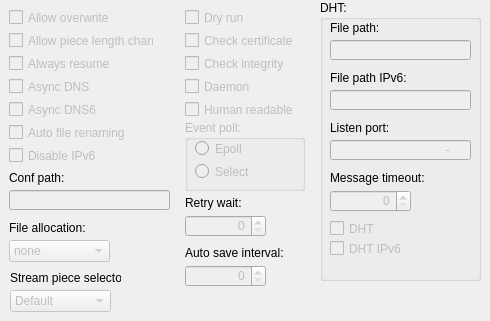
     <widget class="QWidget" name="tab_6">
      <attribute name="title">
       <string>Advanced</string>
      </attribute>
      <widget class="QCheckBox" name="checkBox_AllowOverwrite">
       <property name="enabled">
        <bool>false</bool>
       </property>
       <property name="geometry">
        <rect>
         <x>9</x>
         <y>9</y>
         <width>145</width>
         <height>17</height>
        </rect>
       </property>
       <property name="text">
        <string>Allow overwrite</string>
       </property>
      </widget>
      <widget class="QCheckBox" name="checkBox_AllowPieceLengthChange">
       <property name="enabled">
        <bool>false</bool>
       </property>
       <property name="geometry">
        <rect>
         <x>9</x>
         <y>32</y>
         <width>145</width>
         <height>17</height>
        </rect>
       </property>
       <property name="text">
        <string>Allow piece length change</string>
       </property>
      </widget>
      <widget class="QCheckBox" name="checkBox_AlwayResume">
       <property name="enabled">
        <bool>false</bool>
       </property>
       <property name="geometry">
        <rect>
         <x>9</x>
         <y>55</y>
         <width>145</width>
         <height>17</height>
        </rect>
       </property>
       <property name="text">
        <string>Always resume</string>
       </property>
      </widget>
      <widget class="QCheckBox" name="checkBox_AsyncDns">
       <property name="enabled">
        <bool>false</bool>
       </property>
       <property name="geometry">
        <rect>
         <x>9</x>
         <y>78</y>
         <width>145</width>
         <height>17</height>
        </rect>
       </property>
       <property name="text">
        <string>Async DNS</string>
       </property>
      </widget>
      <widget class="QCheckBox" name="checkBox_AutoFileRenaming">
       <property name="enabled">
        <bool>false</bool>
       </property>
       <property name="geometry">
        <rect>
         <x>9</x>
         <y>124</y>
         <width>145</width>
         <height>17</height>
        </rect>
       </property>
       <property name="text">
        <string>Auto file renaming</string>
       </property>
      </widget>
      <widget class="QLabel" name="label_26">
       <property name="geometry">
        <rect>
         <x>185</x>
         <y>245</y>
         <width>121</width>
         <height>16</height>
        </rect>
       </property>
       <property name="text">
        <string>Auto save interval:</string>
       </property>
       <property name="buddy">
        <cstring>spinBox_AutoSaveInterval</cstring>
       </property>
      </widget>
      <widget class="QSpinBox" name="spinBox_AutoSaveInterval">
       <property name="enabled">
        <bool>false</bool>
       </property>
       <property name="geometry">
        <rect>
         <x>185</x>
         <y>265</y>
         <width>81</width>
         <height>22</height>
        </rect>
       </property>
       <property name="alignment">
        <set>Qt::AlignRight|Qt::AlignTrailing|Qt::AlignVCenter</set>
       </property>
       <property name="specialValueText">
        <string/>
       </property>
      </widget>
      <widget class="QCheckBox" name="checkBox_DisableIPV6">
       <property name="enabled">
        <bool>false</bool>
       </property>
       <property name="geometry">
        <rect>
         <x>9</x>
         <y>147</y>
         <width>145</width>
         <height>17</height>
        </rect>
       </property>
       <property name="text">
        <string>Disable IPv6</string>
       </property>
      </widget>
      <widget class="QCheckBox" name="checkBox_DryRun">
       <property name="enabled">
        <bool>false</bool>
       </property>
       <property name="geometry">
        <rect>
         <x>185</x>
         <y>9</y>
         <width>111</width>
         <height>17</height>
        </rect>
       </property>
       <property name="text">
        <string>Dry run</string>
       </property>
      </widget>
      <widget class="QCheckBox" name="checkBox_CheckCertificate">
       <property name="enabled">
        <bool>false</bool>
       </property>
       <property name="geometry">
        <rect>
         <x>185</x>
         <y>32</y>
         <width>111</width>
         <height>17</height>
        </rect>
       </property>
       <property name="text">
        <string>Check certificate</string>
       </property>
      </widget>
      <widget class="QCheckBox" name="checkBox_CheckIntegrity">
       <property name="enabled">
        <bool>false</bool>
       </property>
       <property name="geometry">
        <rect>
         <x>185</x>
         <y>55</y>
         <width>111</width>
         <height>17</height>
        </rect>
       </property>
       <property name="text">
        <string>Check integrity</string>
       </property>
      </widget>
      <widget class="QLabel" name="label_29">
       <property name="geometry">
        <rect>
         <x>9</x>
         <y>170</y>
         <width>131</width>
         <height>16</height>
        </rect>
       </property>
       <property name="text">
        <string>Conf path:</string>
       </property>
       <property name="buddy">
        <cstring>lineEdit_ConfPath</cstring>
       </property>
      </widget>
      <widget class="QLineEdit" name="lineEdit_ConfPath">
       <property name="enabled">
        <bool>false</bool>
       </property>
       <property name="geometry">
        <rect>
         <x>9</x>
         <y>190</y>
         <width>161</width>
         <height>20</height>
        </rect>
       </property>
      </widget>
      <widget class="QCheckBox" name="checkBox_Daemon">
       <property name="enabled">
        <bool>false</bool>
       </property>
       <property name="geometry">
        <rect>
         <x>185</x>
         <y>78</y>
         <width>111</width>
         <height>17</height>
        </rect>
       </property>
       <property name="text">
        <string>Daemon</string>
       </property>
      </widget>
      <widget class="QGroupBox" name="groupBox_5">
       <property name="enabled">
        <bool>true</bool>
       </property>
       <property name="geometry">
        <rect>
         <x>320</x>
         <y>0</y>
         <width>161</width>
         <height>281</height>
        </rect>
       </property>
       <property name="title">
        <string>DHT:</string>
       </property>
       <widget class="QLabel" name="label_30">
        <property name="geometry">
         <rect>
          <x>10</x>
          <y>20</y>
          <width>100</width>
          <height>16</height>
         </rect>
        </property>
        <property name="text">
         <string>File path:</string>
        </property>
        <property name="buddy">
         <cstring>lineEdit_DHT_FilePath</cstring>
        </property>
       </widget>
       <widget class="QLineEdit" name="lineEdit_DHT_FilePath">
        <property name="enabled">
         <bool>false</bool>
        </property>
        <property name="geometry">
         <rect>
          <x>10</x>
          <y>40</y>
          <width>141</width>
          <height>20</height>
         </rect>
        </property>
       </widget>
       <widget class="QLabel" name="label_31">
        <property name="geometry">
         <rect>
          <x>10</x>
          <y>120</y>
          <width>100</width>
          <height>16</height>
         </rect>
        </property>
        <property name="text">
         <string>Listen port:</string>
        </property>
        <property name="buddy">
         <cstring>lineEdit_DHT_ListenPort</cstring>
        </property>
       </widget>
       <widget class="QLineEdit" name="lineEdit_DHT_ListenPort">
        <property name="enabled">
         <bool>false</bool>
        </property>
        <property name="geometry">
         <rect>
          <x>10</x>
          <y>140</y>
          <width>141</width>
          <height>20</height>
         </rect>
        </property>
        <property name="inputMask">
         <string>00000-00000; </string>
        </property>
        <property name="alignment">
         <set>Qt::AlignRight|Qt::AlignTrailing|Qt::AlignVCenter</set>
        </property>
       </widget>
       <widget class="QLabel" name="label_32">
        <property name="geometry">
         <rect>
          <x>10</x>
          <y>170</y>
          <width>141</width>
          <height>16</height>
         </rect>
        </property>
        <property name="text">
         <string>Message timeout:</string>
        </property>
        <property name="buddy">
         <cstring>spinBox_DHT_MessageTimeout</cstring>
        </property>
       </widget>
       <widget class="QSpinBox" name="spinBox_DHT_MessageTimeout">
        <property name="enabled">
         <bool>false</bool>
        </property>
        <property name="geometry">
         <rect>
          <x>10</x>
          <y>190</y>
          <width>81</width>
          <height>22</height>
         </rect>
        </property>
        <property name="alignment">
         <set>Qt::AlignRight|Qt::AlignTrailing|Qt::AlignVCenter</set>
        </property>
       </widget>
       <widget class="QLabel" name="label_44">
        <property name="geometry">
         <rect>
          <x>10</x>
          <y>70</y>
          <width>100</width>
          <height>16</height>
         </rect>
        </property>
        <property name="text">
         <string>File path IPv6:</string>
        </property>
        <property name="buddy">
         <cstring>lineEdit_DHT_FilePath</cstring>
        </property>
       </widget>
       <widget class="QLineEdit" name="lineEdit_DHT_FilePath6">
        <property name="enabled">
         <bool>false</bool>
        </property>
        <property name="geometry">
         <rect>
          <x>10</x>
          <y>90</y>
          <width>141</width>
          <height>20</height>
         </rect>
        </property>
       </widget>
       <widget class="QCheckBox" name="checkBox_EnableDHT">
        <property name="enabled">
         <bool>false</bool>
        </property>
        <property name="geometry">
         <rect>
          <x>10</x>
          <y>220</y>
          <width>141</width>
          <height>17</height>
         </rect>
        </property>
        <property name="text">
         <string>DHT</string>
        </property>
       </widget>
       <widget class="QCheckBox" name="checkBox_EnableDHT6">
        <property name="enabled">
         <bool>false</bool>
        </property>
        <property name="geometry">
         <rect>
          <x>10</x>
          <y>240</y>
          <width>145</width>
          <height>17</height>
         </rect>
        </property>
        <property name="text">
         <string>DHT IPv6</string>
        </property>
       </widget>
      </widget>
      <widget class="QGroupBox" name="groupBox_6">
       <property name="enabled">
        <bool>false</bool>
       </property>
       <property name="geometry">
        <rect>
         <x>185</x>
         <y>120</y>
         <width>120</width>
         <height>71</height>
        </rect>
       </property>
       <property name="title">
        <string>Event poll:</string>
       </property>
       <widget class="QRadioButton" name="radioButton_EventPoll_Epoll">
        <property name="geometry">
         <rect>
          <x>10</x>
          <y>20</y>
          <width>82</width>
          <height>17</height>
         </rect>
        </property>
        <property name="text">
         <string>Epoll</string>
        </property>
       </widget>
       <widget class="QRadioButton" name="radioButton_EventPoll_Select">
        <property name="geometry">
         <rect>
          <x>10</x>
          <y>43</y>
          <width>82</width>
          <height>17</height>
         </rect>
        </property>
        <property name="text">
         <string>Select</string>
        </property>
       </widget>
      </widget>
      <widget class="QCheckBox" name="checkBox_HumanReadable">
       <property name="enabled">
        <bool>false</bool>
       </property>
       <property name="geometry">
        <rect>
         <x>185</x>
         <y>101</y>
         <width>111</width>
         <height>17</height>
        </rect>
       </property>
       <property name="text">
        <string>Human readable</string>
       </property>
      </widget>
      <widget class="QComboBox" name="comboBox_FileAllocation">
       <property name="enabled">
        <bool>false</bool>
       </property>
       <property name="geometry">
        <rect>
         <x>9</x>
         <y>240</y>
         <width>101</width>
         <height>22</height>
        </rect>
       </property>
       <item>
        <property name="text">
         <string>none</string>
        </property>
       </item>
       <item>
        <property name="text">
         <string>prealloc</string>
        </property>
       </item>
       <item>
        <property name="text">
         <string>falloc</string>
        </property>
       </item>
      </widget>
      <widget class="QLabel" name="label_33">
       <property name="geometry">
        <rect>
         <x>9</x>
         <y>220</y>
         <width>131</width>
         <height>16</height>
        </rect>
       </property>
       <property name="text">
        <string>File allocation:</string>
       </property>
       <property name="buddy">
        <cstring>comboBox_FileAllocation</cstring>
       </property>
      </widget>
      <widget class="QCheckBox" name="checkBox_AsyncDns6">
       <property name="enabled">
        <bool>false</bool>
       </property>
       <property name="geometry">
        <rect>
         <x>9</x>
         <y>101</y>
         <width>145</width>
         <height>17</height>
        </rect>
       </property>
       <property name="text">
        <string>Async DNS6</string>
       </property>
      </widget>
      <widget class="QLabel" name="label_48">
       <property name="geometry">
        <rect>
         <x>185</x>
         <y>195</y>
         <width>121</width>
         <height>16</height>
        </rect>
       </property>
       <property name="text">
        <string>Retry wait:</string>
       </property>
       <property name="buddy">
        <cstring>spinBox_DHT_MessageTimeout</cstring>
       </property>
      </widget>
      <widget class="QSpinBox" name="spinBox_RetryWait">
       <property name="enabled">
        <bool>false</bool>
       </property>
       <property name="geometry">
        <rect>
         <x>185</x>
         <y>215</y>
         <width>81</width>
         <height>22</height>
        </rect>
       </property>
       <property name="alignment">
        <set>Qt::AlignRight|Qt::AlignTrailing|Qt::AlignVCenter</set>
       </property>
      </widget>
      <widget class="QComboBox" name="comboBox_StreamPieceSelector">
       <property name="enabled">
        <bool>false</bool>
       </property>
       <property name="geometry">
        <rect>
         <x>10</x>
         <y>290</y>
         <width>101</width>
         <height>22</height>
        </rect>
       </property>
       <property name="layoutDirection">
        <enum>Qt::LeftToRight</enum>
       </property>
       <item>
        <property name="text">
         <string>Default</string>
        </property>
       </item>
       <item>
        <property name="text">
         <string>InOrder</string>
        </property>
       </item>
      </widget>
      <widget class="QLabel" name="label_49">
       <property name="geometry">
        <rect>
         <x>10</x>
         <y>270</y>
         <width>111</width>
         <height>16</height>
        </rect>
       </property>
       <property name="text">
        <string>Stream piece selector:</string>
       </property>
       <property name="buddy">
        <cstring>spinBox_NoFileAllocationLimit</cstring>
       </property>
      </widget>
     </widget>
